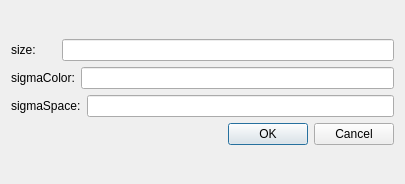
<?xml version="1.0" encoding="UTF-8"?>
<ui version="4.0">
 <class>DialogBilateral</class>
 <widget class="QDialog" name="DialogBilateral">
  <property name="geometry">
   <rect>
    <x>0</x>
    <y>0</y>
    <width>405</width>
    <height>184</height>
   </rect>
  </property>
  <property name="windowTitle">
   <string>Bilateral Filter</string>
  </property>
  <layout class="QGridLayout" name="gridLayout">
   <item row="0" column="0">
    <layout class="QVBoxLayout" name="verticalLayout">
     <item>
      <layout class="QHBoxLayout" name="horizontalLayout">
       <item>
        <widget class="QLabel" name="label">
         <property name="text">
          <string>size:      </string>
         </property>
         <property name="alignment">
          <set>Qt::AlignLeading|Qt::AlignLeft|Qt::AlignVCenter</set>
         </property>
         <property name="margin">
          <number>10</number>
         </property>
        </widget>
       </item>
       <item>
        <widget class="QLineEdit" name="lineEdit">
         <property name="sizePolicy">
          <sizepolicy hsizetype="Expanding" vsizetype="Fixed">
           <horstretch>0</horstretch>
           <verstretch>0</verstretch>
          </sizepolicy>
         </property>
         <property name="alignment">
          <set>Qt::AlignLeading|Qt::AlignLeft|Qt::AlignVCenter</set>
         </property>
        </widget>
       </item>
      </layout>
     </item>
     <item>
      <layout class="QHBoxLayout" name="horizontalLayout_3">
       <item>
        <widget class="QLabel" name="label_2">
         <property name="text">
          <string>sigmaColor:</string>
         </property>
         <property name="margin">
          <number>10</number>
         </property>
        </widget>
       </item>
       <item>
        <widget class="QLineEdit" name="lineEdit_2"/>
       </item>
      </layout>
     </item>
     <item>
      <layout class="QHBoxLayout" name="horizontalLayout_4">
       <item>
        <widget class="QLabel" name="label_3">
         <property name="text">
          <string>sigmaSpace:</string>
         </property>
         <property name="margin">
          <number>10</number>
         </property>
        </widget>
       </item>
       <item>
        <widget class="QLineEdit" name="lineEdit_3"/>
       </item>
      </layout>
     </item>
     <item>
      <widget class="QDialogButtonBox" name="buttonBox">
       <property name="orientation">
        <enum>Qt::Horizontal</enum>
       </property>
       <property name="standardButtons">
        <set>QDialogButtonBox::Cancel|QDialogButtonBox::Ok</set>
       </property>
      </widget>
     </item>
    </layout>
   </item>
  </layout>
 </widget>
 <resources/>
 <connections>
  <connection>
   <sender>buttonBox</sender>
   <signal>accepted()</signal>
   <receiver>DialogBilateral</receiver>
   <slot>accept()</slot>
   <hints>
    <hint type="sourcelabel">
     <x>248</x>
     <y>254</y>
    </hint>
    <hint type="destinationlabel">
     <x>157</x>
     <y>274</y>
    </hint>
   </hints>
  </connection>
  <connection>
   <sender>buttonBox</sender>
   <signal>rejected()</signal>
   <receiver>DialogBilateral</receiver>
   <slot>reject()</slot>
   <hints>
    <hint type="sourcelabel">
     <x>316</x>
     <y>260</y>
    </hint>
    <hint type="destinationlabel">
     <x>286</x>
     <y>274</y>
    </hint>
   </hints>
  </connection>
 </connections>
</ui>
